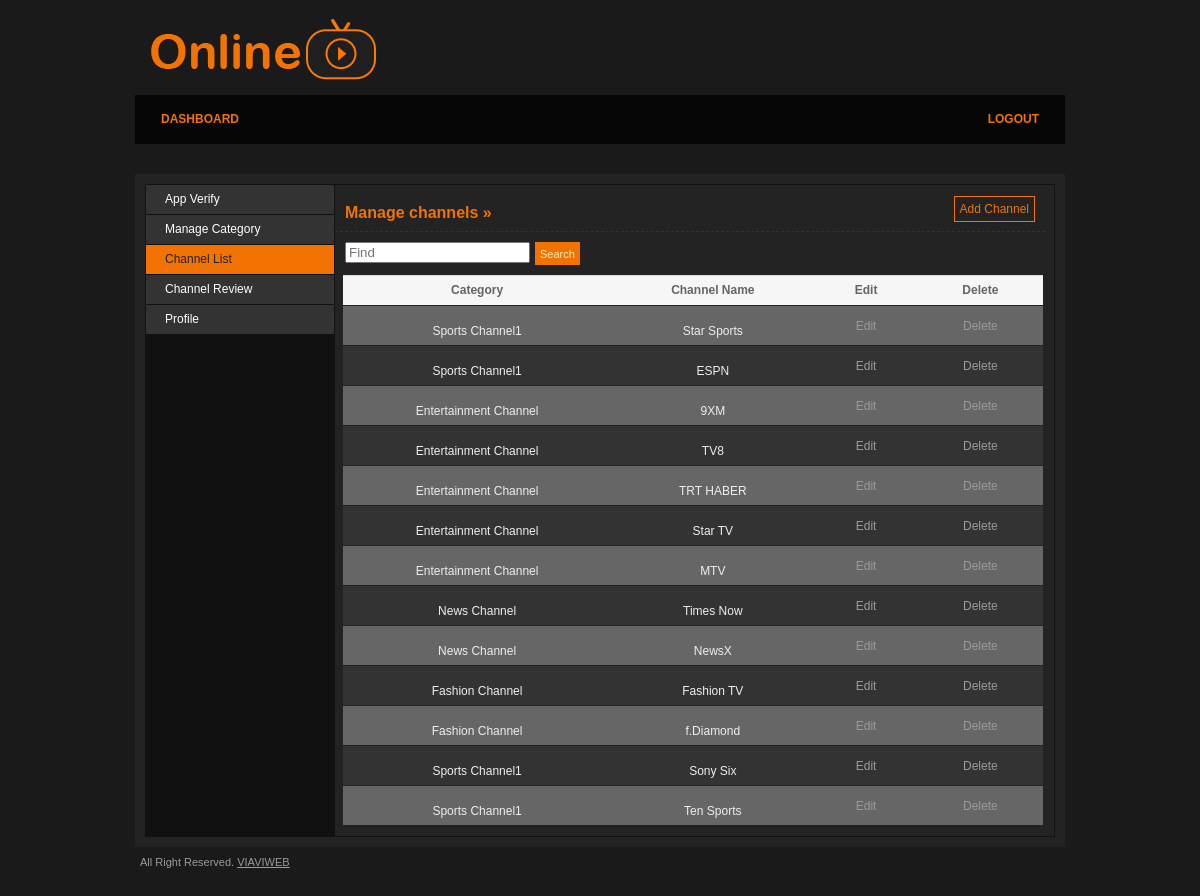
The page /manage_channels.php (signed in) on the database its author committed.
### tables this page shows
CREATE TABLE IF NOT EXISTS `tbl_channels` (
  `id` int(11) NOT NULL AUTO_INCREMENT,
  `cat_id` int(11) NOT NULL,
  `channel_title` varchar(100) NOT NULL,
  `channel_url` varchar(255) NOT NULL,
  `channel_thumbnail` varchar(255) NOT NULL,
  `channel_desc` varchar(255) NOT NULL,
  PRIMARY KEY (`id`)
);

CREATE TABLE IF NOT EXISTS `tbl_category` (
  `cid` int(11) NOT NULL AUTO_INCREMENT,
  `category_name` varchar(255) NOT NULL,
  `category_image` varchar(255) NOT NULL,
  PRIMARY KEY (`cid`)
);

### manage_channels.php (the view, shortened to what this page needs)
<?php include("includes/header.php");
	$limit = 15;
	$page=0;
	if($page){
		$start = ($page - 1) * $limit;
	}else{
		$start = 0;
		}
	if(isset($_POST["search"]))
{
	$channel_name=$_POST['search_value'];
	$qry="SELECT * FROM tbl_channels,tbl_category WHERE cat_id=cid and channel_title LIKE '%".$channel_name."%' ORDER BY tbl_channels.id DESC LIMIT $start, $limit";
}
else{
   $qry="SELECT * FROM tbl_channels
LEFT JOIN tbl_category ON tbl_channels.cat_id= tbl_category.cid ORDER BY tbl_channels.id DESC LIMIT $start, $limit";
}
	$result=mysql_query($qry);
?>
                <div id="main">
				<h2> Manage channels  &raquo;</h2>
                 <form  method="post" action="<?php echo $_SERVER["PHP_SELF"];?>">
                    <div class="search">
                        <input  type="text" name="search_value" placeholder="Find" class="search_text">
                        <button type="submit" value="submit" name="search" class="search_button">Search</button>
                    </div>
                </form>
                	<form action="" class="jNice">
					<h3 class="abtn"><a href="add_channel.php?add=yes">Add Channel</a></h3>
                    	<table cellpadding="0" cellspacing="0">
						<tr align="center">
						<th>Category</th>
						<th>Channel Name</th>
						<th>Edit</th>
						<th>Delete</th>
						</tr>
						<?php
							$i=0;
							while($row=mysql_fetch_array($result))
							{
						?>
							<tr <?php if($i%2==0){?>class="odd"<?php }?> align="center">
								<td><?php echo $row['category_name'];?></td>
                                <td><?php echo $row['channel_title'];?></td>
                                <td class="action"><a href="edit_channel.php?channel_id=<?php echo $row['id'];?>" class="edit">Edit</a></td>
								<td class="action"><a href="?channel_id=<?php echo $row['id'];?>" class="delete" onclick="return confirm('Are you sure you want to delete this Channel?');">Delete</a></td>
                            </tr>
						<?php
							$i++;
							}
						?>
                        </table><br />
 <br />
                </div>
            </div>
        </div>
<?php include("includes/footer.php");?>

### includes/header.php (shortened to what this page needs)
<?php include("includes/connection.php");
	  $currentFile = $_SERVER["SCRIPT_NAME"];
      $parts = Explode('/', $currentFile);
      $currentFile = $parts[count($parts) - 1];
?>
<!DOCTYPE html PUBLIC "-//W3C//DTD XHTML 1.0 Transitional//EN" "http://www.w3.org/TR/xhtml1/DTD/xhtml1-transitional.dtd">
<html xmlns="http://www.w3.org/1999/xhtml">
<head>
<link href="style/css/transdmin.css" rel="stylesheet" type="text/css" media="screen" />
</head>
<body>
	<div id="wrapper">
    	<h1><a href="home.php"><span>Transdmin Light</span></a></h1>
        <ul id="mainNav">
        	<li><a href="home.php" <?php if($currentFile=="home.php"){?>class="active"<?php }?>>DASHBOARD</a></li>
        	<li class="logout"><a href="logout.php">LOGOUT</a></li>
        </ul>
        <div id="containerHolder">
			<div id="container">
        		<div id="sidebar">
                	<ul class="sideNav">
                    	<li><a href="app_verify.php" <?php if($currentFile=="app_verify.php"){?>class="active"<?php }?>>App Verify</a></li>
                    	<li><a href="manage_category.php" <?php if($currentFile=="manage_category.php")
															{?>class="active"<?php }?>>Manage Category</a></li>
                    	<li><a href="manage_channels.php" <?php if($currentFile=="manage_channels.php")
															{?>class="active"<?php }?>>Channel List</a></li>
															<li><a href="manage_review.php" <?php if($currentFile=="manage_review.php")
															{?>class="active"<?php }?>>Channel Review</a></li>
                        <li><a href="profile.php"
      <?php if($currentFile=="profile.php"){?>class="active"<?php }?>>Profile</a></li>
                    </ul>
                </div>

### includes/footer.php
 <p id="footer">All Right Reserved. <a href="http://www.viaviweb.com" target="_blank">VIAVIWEB</a></p>
    </div>
</body>
</html>

### style/css/layout.css (style rules this page uses)
body { background: #1a1a1a; font-family: Arial, Helvetica, sans-serif; font-size: 12px; color: #646464; text-align: center; }
#wrapper { text-align: left; width: 930px; margin: 0 auto; }
h1 { margin: 15px 0 10px 5px; width: 250px; height: 70px; background: url(../img/livetv-logo.png) no-repeat left top; }
h1 a { display: block; width: 225px; height: 28px; }
#mainNav { width: 918px; height: 37px; padding: 6px; margin: 0 0 30px 0; background: url(../img/top-menu-bg.gif) no-repeat left top; background:#060606; }
#mainNav li { float: left; height: 37px; }
#mainNav li a { display: block; float: left; height: 37px; font-weight: bold; line-height: 37px; text-decoration: none; color: #f27302; padding: 0 20px; }
#mainNav li.logout { float: right; border-right: none; }
#mainNav li.logout a { color:#f27302!important; }
#containerHolder { background: #232323; padding: 10px; }
#container { background: #111; border: 1px solid #111; width: 908px; }
#sidebar { width: 179px; float: left; }
#sidebar .sideNav { width: 179px; }
#sidebar .sideNav li { border-bottom: 1px solid #111; width: 179px; }
#sidebar .sideNav li a { display: block; color: #fff; background: #333; text-decoration: none; height: 29px; line-height: 29px; padding: 0 19px; width: 150px; }
#sidebar .sideNav li a.active, #sidebar .sideNav li a.active:hover { background: #f27302; color: #212121; }
h2 { width:100%; padding-left:10px!important; color: #f27302; font-size: 16px; line-height: 16px; font-weight: bold; margin: 20px 0 0 0; padding: 0 0 10px 0; border-bottom: 1px dashed #333; }
#main { width: 700px; float: right; padding: 0 19px 0 0; background:#232323; }
h3 { font-size: 14px; line-height: 14px; font-weight: bold; color: #f27302; padding: 0 0 0 10px; margin: 20px 0 10px; }
#main table { border-top: 1px solid #ddd; width: 700px; float:left; margin-top:10px; margin-left:8px; margin-bottom:10px; }
#main table tr td { background: #333; padding: 0px 20px; height: 29px; border-bottom: 1px solid #222; color:#eee; padding-top:10px; vertical-align:middle; }
#main table tr th { background: #f6f6f6; padding: 0px 20px; height: 29px; line-height: 29px; border-bottom: 1px solid #222; }
#main table tr.odd td { background: #666; }
#main table .action { padding: 0 20px 0 10px; }
#main table tr .action a { margin: 0 0 0 10px; text-decoration: none; color: #9b9b9b; }
#footer { margin: 10px 0 30px 0; font-size: 11px; line-height: 11px; color: #9B9B9B; padding: 0 0 0 5px; }
#footer a { color: #9B9B9B; }
.abtn { float:right; width:200px; text-align:right; font-weight:lighter; margin-top:-30px; position:relative; }
.abtn a { text-decoration:none; color:#f27302 !important; font-size:12px; border:solid 1px #f27302; padding:5px; }
.search { float:left; }
.search input[type="text"] { float:left; margin:10px 5px 0px 10px; }
.search button { background: none repeat scroll 0 0 #f27302; border: medium none; cursor: pointer; display: block; float: left; color:#fbf0b9; height:23px; font-size:11px; margin-top:10px; overflow: visible; padding:0 5px; }

### style/css/jNice.css (style rules this page uses)
button { margin: 0px; padding: 0px 0px; border: none; background-color: transparent; cursor: pointer; height: 29px; display: block; float: left; overflow: visible; background:#f27302; }

### rows shown on the page
tbl_channels: tbl_category.category_name "Sports Channel1", channel_title "Star Sports"
tbl_channels: tbl_category.category_name "Sports Channel1", channel_title "ESPN"
tbl_channels: tbl_category.category_name "Entertainment Channel", channel_title "9XM"
tbl_channels: tbl_category.category_name "Entertainment Channel", channel_title "TV8"
tbl_channels: tbl_category.category_name "Entertainment Channel", channel_title "TRT HABER"
tbl_channels: tbl_category.category_name "Entertainment Channel", channel_title "Star TV"
tbl_channels: tbl_category.category_name "Entertainment Channel", channel_title "MTV"
tbl_channels: tbl_category.category_name "News Channel", channel_title "Times Now"
tbl_channels: tbl_category.category_name "News Channel", channel_title "NewsX"
tbl_channels: tbl_category.category_name "Fashion Channel", channel_title "Fashion TV"
tbl_channels: tbl_category.category_name "Fashion Channel", channel_title "f.Diamond"
tbl_channels: tbl_category.category_name "Sports Channel1", channel_title "Sony Six"
tbl_channels: tbl_category.category_name "Sports Channel1", channel_title "Ten Sports"
